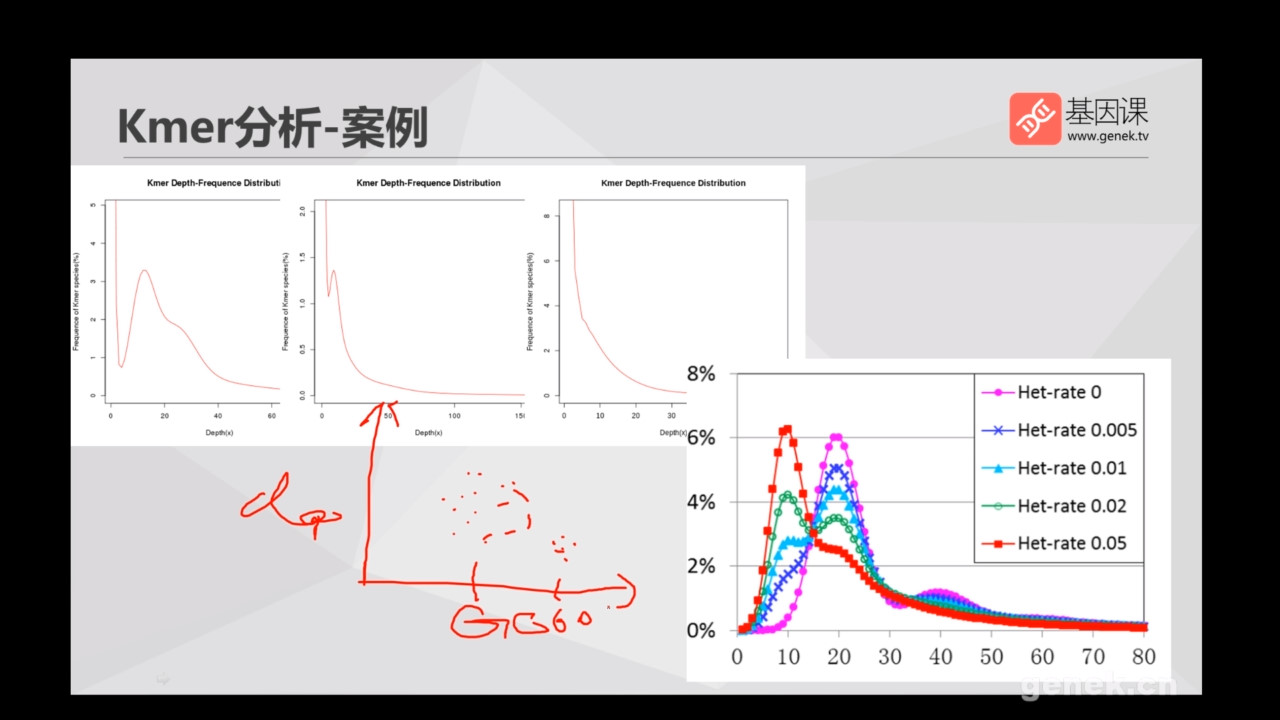
#> input picture test/1-1.jpg, 1280 x 720 px; the run also reads 1 picture not shown here
$ python comp_img.py ../test/1-1.jpg ../test/1-2.jpg
#> lines starting #> are read from the running program, lines starting #| are printed output that depends on the picture
# -*- coding: utf-8 -*-
# @Author: ChenJun
# @Email:  chenjun4663@novogene.com
# @Qmail:  1170101471@qq.com
# @Date:   2020-05-09 21:59:05
# @Last Modified by:   JUN
# @Last Modified time: 2020-05-09 21:59:38

import matplotlib.pyplot as plt
import cv2
import numpy as np
from PIL import Image
import requests
from io import BytesIO
# import matplotlib
# matplotlib.use('TkAgg')


def aHash(img):
    # 均值哈希算法
    # 缩放为8*8
    img = cv2.resize(img, (8, 8))
    # 转换为灰度图
    gray = cv2.cvtColor(img, cv2.COLOR_BGR2GRAY)
    # s为像素和初值为0，hash_str为hash值初值为''
    s = 0
    hash_str = ''
    # 遍历累加求像素和
    for i in range(8):
        for j in range(8):
            s = s + gray[i, j]
    # 求平均灰度
    avg = s / 64
    # 灰度大于平均值为1相反为0生成图片的hash值
    for i in range(8):
        for j in range(8):
            if gray[i, j] > avg:
                hash_str = hash_str + '1'
            else:
                hash_str = hash_str + '0'
    return hash_str


def dHash(img):
    # 差值哈希算法
    # 缩放8*8
    img = cv2.resize(img, (9, 8))
    # 转换灰度图
    gray = cv2.cvtColor(img, cv2.COLOR_BGR2GRAY)
    hash_str = ''
    # 每行前一个像素大于后一个像素为1，相反为0，生成哈希
    for i in range(8):
        for j in range(8):
            if gray[i, j] > gray[i, j + 1]:
                hash_str = hash_str + '1'
            else:
                hash_str = hash_str + '0'
    return hash_str


def pHash(img):
    # 感知哈希算法
    # 缩放32*32
    img = cv2.resize(img, (32, 32))   # , interpolation=cv2.INTER_CUBIC

    # 转换为灰度图
    gray = cv2.cvtColor(img, cv2.COLOR_BGR2GRAY)
    # 将灰度图转为浮点型，再进行dct变换
    dct = cv2.dct(np.float32(gray))
    # opencv实现的掩码操作
    dct_roi = dct[0:8, 0:8]

    hash = []
    avreage = np.mean(dct_roi)
    for i in range(dct_roi.shape[0]):
        for j in range(dct_roi.shape[1]):
            if dct_roi[i, j] > avreage:
                hash.append(1)
            else:
                hash.append(0)
    return hash


def calculate(image1, image2):
    # 灰度直方图算法
    # 计算单通道的直方图的相似值
    hist1 = cv2.calcHist([image1], [0], None, [256], [0.0, 255.0])
    hist2 = cv2.calcHist([image2], [0], None, [256], [0.0, 255.0])
    # 计算直方图的重合度
    degree = 0
    for i in range(len(hist1)):
        if hist1[i] != hist2[i]:
            degree = degree + \
                (1 - abs(hist1[i] - hist2[i]) / max(hist1[i], hist2[i]))
        else:
            degree = degree + 1
    degree = degree / len(hist1)
    return degree


def classify_hist_with_split(image1, image2, size=(256, 256)):
    # RGB每个通道的直方图相似度
    # 将图像resize后，分离为RGB三个通道，再计算每个通道的相似值
    image1 = cv2.resize(image1, size)
    image2 = cv2.resize(image2, size)
    sub_image1 = cv2.split(image1)
    sub_image2 = cv2.split(image2)
    sub_data = 0
    for im1, im2 in zip(sub_image1, sub_image2):
        sub_data += calculate(im1, im2)
    sub_data = sub_data / 3
    return sub_data


def cmpHash(hash1, hash2):
    # Hash值对比
    # 算法中1和0顺序组合起来的即是图片的指纹hash。顺序不固定，但是比较的时候必须是相同的顺序。
    # 对比两幅图的指纹，计算汉明距离，即两个64位的hash值有多少是不一样的，不同的位数越小，图片越相似
    # 汉明距离：一组二进制数据变成另一组数据所需要的步骤，可以衡量两图的差异，汉明距离越小，则相似度越高。汉明距离为0，即两张图片完全一样
    n = 0
    # hash长度不同则返回-1代表传参出错
    if len(hash1) != len(hash2):
        return -1
    # 遍历判断
    for i in range(len(hash1)):
        # 不相等则n计数+1，n最终为相似度
        if hash1[i] != hash2[i]:
            n = n + 1
    return n


def getImageByUrl(url):
    # 根据图片url 获取图片对象
    html = requests.get(url, verify=False)
    image = Image.open(BytesIO(html.content))
    return image


def PILImageToCV():
    # PIL Image转换成OpenCV格式
    path = "/Users/waldenz/Documents/Work/doc/TestImages/t3.png"
    img = Image.open(path)
    plt.subplot(121)
    plt.imshow(img)
    print(isinstance(img, np.ndarray))
    img = cv2.cvtColor(np.asarray(img), cv2.COLOR_RGB2BGR)
    print(isinstance(img, np.ndarray))
    plt.subplot(122)
    plt.imshow(img)
    plt.show()


def CVImageToPIL():
    # OpenCV图片转换为PIL image
    path = "/Users/waldenz/Documents/Work/doc/TestImages/t3.png"
    img = cv2.imread(path)
    # cv2.imshow("OpenCV",img)
    plt.subplot(121)
    plt.imshow(img)

    img2 = Image.fromarray(cv2.cvtColor(img, cv2.COLOR_BGR2RGB))
    plt.subplot(122)
    plt.imshow(img2)
    plt.show()


def bytes_to_cvimage(filebytes):
    # 图片字节流转换为cv image
    image = Image.open(filebytes)
    img = cv2.cvtColor(np.asarray(image), cv2.COLOR_RGB2BGR)
    return img


"""def runAllImageSimilaryFun(para1, para2):
    # 均值、差值、感知哈希算法三种算法值越小，则越相似,相同图片值为0
    # 三直方图算法和单通道的直方图 0-1之间，值越大，越相似。 相同图片为1

    # t1,t2   14;19;10;  0.70;0.75
    # t1,t3   39 33 18   0.58 0.49
    # s1,s2  7 23 11     0.83 0.86  挺相似的图片
    # c1,c2  11 29 17    0.30 0.31

    if para1.startswith("http"):
        # 根据链接下载图片，并转换为opencv格式
        img1 = getImageByUrl(para1)
        img1 = cv2.cvtColor(np.asarray(img1), cv2.COLOR_RGB2BGR)

        img2 = getImageByUrl(para2)
        img2 = cv2.cvtColor(np.asarray(img2), cv2.COLOR_RGB2BGR)
    else:
        # 通过imread方法直接读取物理路径
        img1 = cv2.imread(para1)
        img2 = cv2.imread(para2)

    hash1 = aHash(img1)
    hash2 = aHash(img2)
    n1 = cmpHash(hash1, hash2)
    print('均值哈希算法相似度aHash：', n1)

    hash1 = dHash(img1)
    hash2 = dHash(img2)
    n2 = cmpHash(hash1, hash2)
    print('差值哈希算法相似度dHash：', n2)

    hash1 = pHash(img1)
    hash2 = pHash(img2)
    n3 = cmpHash(hash1, hash2)
    print('感知哈希算法相似度pHash：', n3)

    n4 = classify_hist_with_split(img1, img2)
    print('三直方图算法相似度：', n4)

    n5 = calculate(img1, img2)
    print("单通道的直方图", n5)
    print("%d %d %d %.2f %.2f " % (n1, n2, n3, round(n4[0], 2), n5[0]))
    print("%.2f %.2f %.2f %.2f %.2f " % (1 - float(n1 / 64), 1 -
                                         float(n2 / 64), 1 - float(n3 / 64), round(n4[0], 2), n5[0]))

    plt.subplot(121)
    plt.imshow(Image.fromarray(cv2.cvtColor(img1, cv2.COLOR_BGR2RGB)))
    plt.subplot(122)
    plt.imshow(Image.fromarray(cv2.cvtColor(img2, cv2.COLOR_BGR2RGB)))
    plt.show()
"""


def runAllImageSimilaryFun(para1, para2, isfile=True, isprint=True):
    # 均值、差值、感知哈希算法三种算法值越小，则越相似,相同图片值为0
    # 三直方图算法和单通道的直方图 0-1之间，值越大，越相似。 相同图片为1

    # t1,t2   14;19;10;  0.70;0.75
    # t1,t3   39 33 18   0.58 0.49
    # s1,s2  7 23 11     0.83 0.86  挺相似的图片
    # c1,c2  11 29 17    0.30 0.31
#> called with para1 = '../test/1-1.jpg', para2 = '../test/1-2.jpg', isfile = True, isprint = True
    if isfile:
        img1, img2 = cv2.imread(para1), cv2.imread(para2)
#> img1 is the input picture: shape (720, 1280, 3); mean B, G, R 180.9, 179.8, 182.1
    else:
        img1, img2 = para1, para2
    hash1 = aHash(img1)
#> after the loop in aHash, `for i in range(8):`: s = 12895
#> in aHash, `avg = s / 64`: avg = 201.5
    hash2 = aHash(img2)
    n1 = cmpHash(hash1, hash2)
#> n1 = 0
    # print('均值哈希算法相似度aHash：', n1)

    hash1 = dHash(img1)
    hash2 = dHash(img2)
    n2 = cmpHash(hash1, hash2)
#> n2 = 1
    # print('差值哈希算法相似度dHash：', n2)

    hash1 = pHash(img1)
#> in pHash, `img = cv2.resize(img, (32, 32))`:
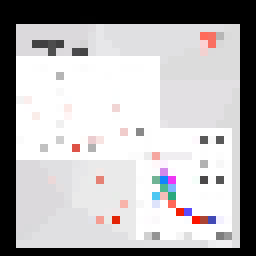
#> img: shape (32, 32, 3) (shown 8 times larger); mean of channels 0, 1, 2 178.2, 177, 179.1; drawn as B, G, R
#> in pHash, `gray = cv2.cvtColor(img, cv2.COLOR_BGR2GRAY)`:
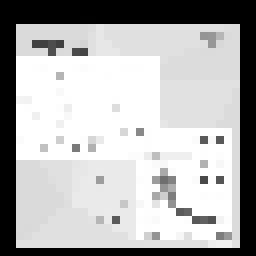
#> gray: shape (32, 32) (shown 8 times larger); min 0, max 255, mean 177.7
#> in pHash, `dct = cv2.dct(np.float32(gray))`:
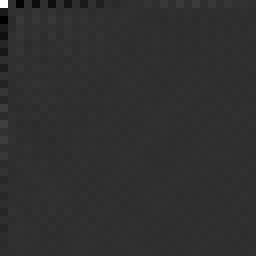
#> dct: shape (32, 32) float32 (shown 8 times larger); min -1302.4, max 5687.9, mean 0.5; drawn with min black and max white
#> in pHash, `avreage = np.mean(dct_roi)`: avreage = 10.3
#> hash1 = 64 values, max 1 at index 0, min 0 at index 2, mean 0.516
    hash2 = pHash(img2)
#> hash2 has the same summary as hash1
    n3 = cmpHash(hash1, hash2)
#> n3 = 2
    # print('感知哈希算法相似度pHash：', n3)

    n4 = classify_hist_with_split(img1, img2)
#> in classify_hist_with_split, `image1 = cv2.resize(image1, size)`:
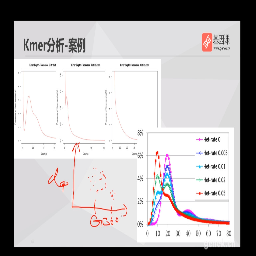
#> image1: shape (256, 256, 3); mean of channels 0, 1, 2 180.9, 179.8, 182.2; drawn as B, G, R
#> the loop in classify_hist_with_split, `for im1, im2 in zip(sub_image1, sub_image2):` made 3 passes
#> (degree in calculate, sub_data) on passes 1 to 3: ([0.779], [0.779]), ([0.777], [1.56]), ([0.743], [2.3])
#> in classify_hist_with_split, `sub_data = sub_data / 3`: sub_data = [0.766]
#> n4 = [0.766]
    # print('三直方图算法相似度：', n4)

    n5 = calculate(img1, img2)
#> n5 = [0.846]
    # print("单通道的直方图", n5)
    # print("%d %d %d %.2f %.2f " % (n1, n2, n3, round(n4[0], 2), n5[0]))
    result = (1 - float(n1 / 64),
              1 - float(n2 / 64),
              1 - float(n3 / 64),
              n4[0] if n4 < 1 else n4,
              n5[0] if n5 < 1 else n5)
#> result = (1, 0.984, 0.969, 0.766, 0.846)
    if isprint:
        if isfile:
            print(para1, para2, end=' ')
        print("%.2f %.2f %.2f %.2f %.2f " % result)
#| 1.00 0.98 0.97 0.77 0.85
    else:
        return result


if __name__ == "__main__":
    # [9 lines of commented-out code are left out]
    import sys
    runAllImageSimilaryFun(sys.argv[1], sys.argv[2])
